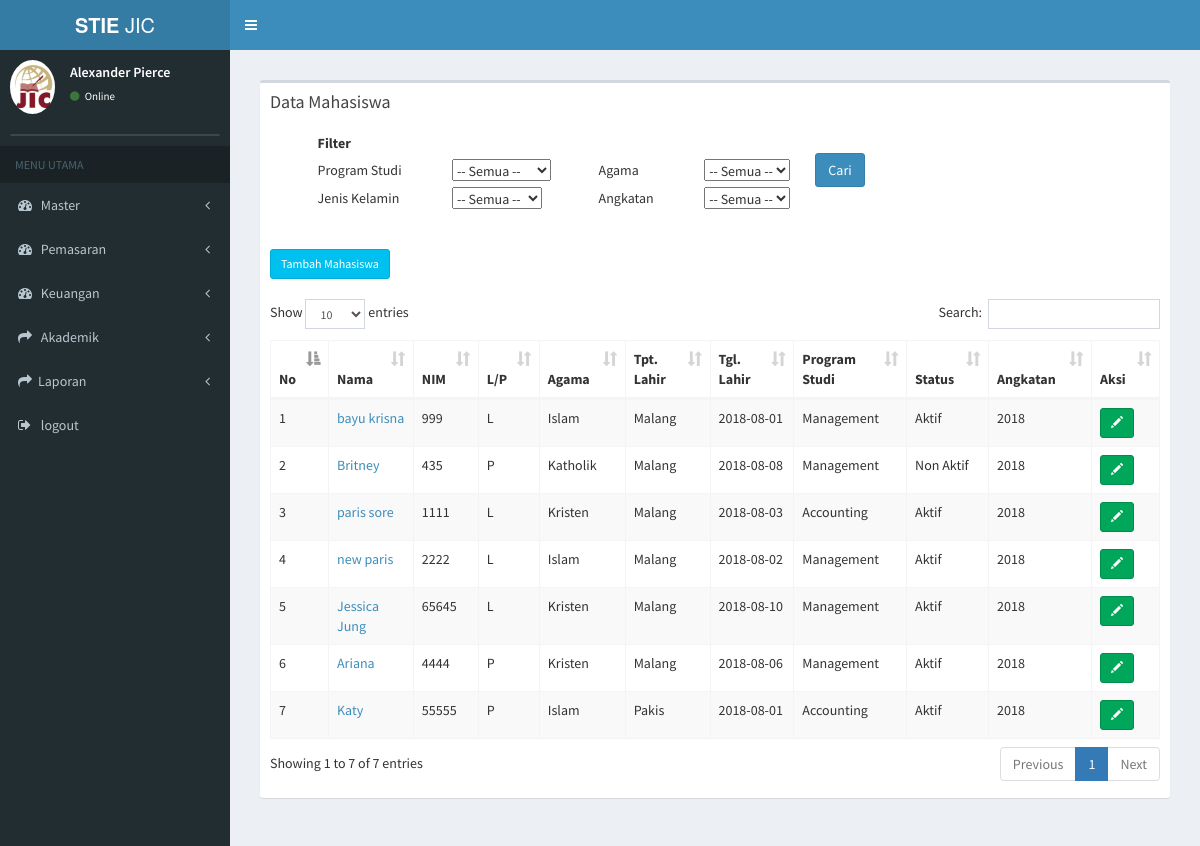
The app's page /index.php/mahasiswa/data_mahasiswa, older data.
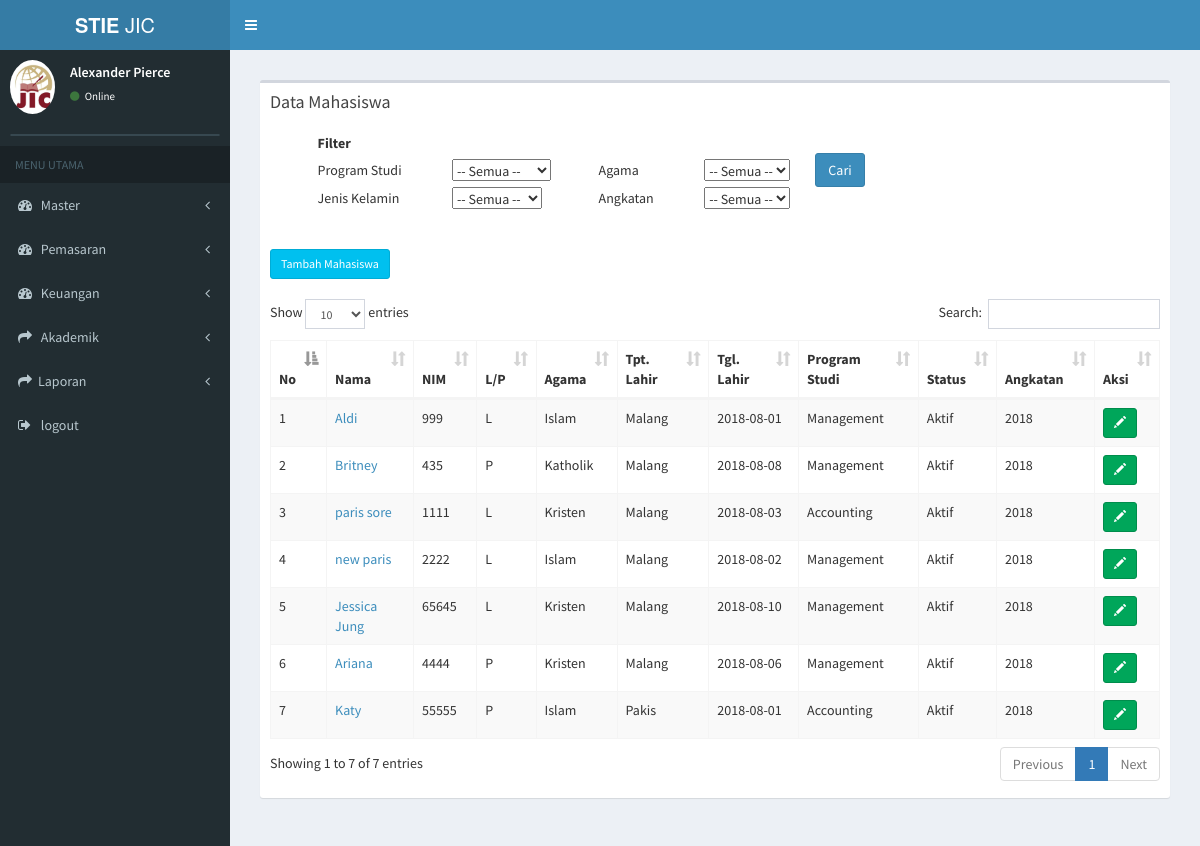
The same page, newer data.
### tables this page shows
CREATE TABLE `tb_mahasiswa` (
  `id_mahasiswa` varchar(7) NOT NULL,
  `id_du` varchar(15) NOT NULL,
  `nama_mahasiswa` varchar(50) NOT NULL,
  `nim` varchar(15) NOT NULL,
  `id_status` varchar(2) NOT NULL,
  `id_konsentrasi` varchar(7) NOT NULL,
  `id_hasil_tes` varchar(7) NOT NULL,
  `id_sekolah` varchar(6) NOT NULL,
  `id_waktu` int(2) NOT NULL,
  `id_grade` varchar(2) NOT NULL,
  `semester_aktif` int(1) NOT NULL
);

CREATE TABLE `tb_status_mhs` (
  `id_status` int(2) NOT NULL,
  `status_mhs` varchar(20) NOT NULL
);

CREATE TABLE `tb_bio` (
  `id_mahasiswa` varchar(10) NOT NULL,
  `jenis_kelamin` varchar(10) NOT NULL,
  `tempat_lahir` varchar(30) NOT NULL,
  `tanggal_lahir` date NOT NULL,
  `agama` varchar(20) NOT NULL,
  `foto_mahasiswa` text NOT NULL,
  `angkatan` varchar(4) NOT NULL
);

CREATE TABLE `tb_prodi` (
  `id_prodi` varchar(6) NOT NULL,
  `nama_prodi` varchar(20) NOT NULL,
  `ketua_prodi` varchar(50) NOT NULL
);

### application/controllers/mahasiswa.php (called while the page is built, shortened)
<?php
class Mahasiswa extends CI_Controller {
	public function __construct()
	{
		$this->load->model('mahasiswa_model');
		$this->load->model('daftar_ulang_model');
		$this->load->model('konsentrasi_model');
		$this->load->model('kurikulum_model');
	}
	public function data_mahasiswa()
	{
			$data['mahasiswa'] = $this->mahasiswa_model->data_mahasiswa_dikti();
			$data['drop_down_prodi'] = $this->konsentrasi_model->get_prodi();
			$data['main_view'] = 'Mahasiswa/mahasiswa_view';
			$this->load->view('template', $data);
	}
}

### index.php (called while the page is built, shortened)
<?php
require_once BASEPATH.'core/CodeIgniter.php';

### application/models/mahasiswa_model.php (called while the page is built, shortened)
<?php
class Mahasiswa_model extends CI_Model {
  public function data_mahasiswa_dikti(){
    $this->db->select('*');
     $this->db->from('tb_mahasiswa');
     $this->db->join('tb_konsentrasi','tb_konsentrasi.id_konsentrasi=tb_mahasiswa.id_konsentrasi');
     $this->db->join('tb_prodi','tb_prodi.id_prodi=tb_konsentrasi.id_prodi');
     $this->db->join('tb_bio','tb_bio.id_mahasiswa=tb_mahasiswa.id_mahasiswa');
     $this->db->join('tb_status_mhs','tb_status_mhs.id_status=tb_mahasiswa.id_status');
     $query = $this->db->get();
     return $query->result();
  }
}

### application/views/Mahasiswa/mahasiswa_view.php (the view, shortened to what the changed rows need)
<section class="content">
      <div class="row">
        <div class="col-xs-12">
          <div class="box">
            <div class="box-body">
              <table class="">
                <tbody>
                  <form method="get" action="<?php echo base_url("mahasiswa/filter_mahasiswa/")?>">
                  <tr>
                    <th>&nbsp;&nbsp;&nbsp;&nbsp;&nbsp;&nbsp;&nbsp;&nbsp;&nbsp;&nbsp;&nbsp;&nbsp;&nbsp;&nbsp;&nbsp;&nbsp;&nbsp;Filter</th>
                  </tr>
                </tbody>
              </table>
              <br>
              <br>
              <table id="example1" class="table table-bordered table-striped">
                 <a href="<?php echo base_url(); ?>mahasiswa/page_tambah_mahasiswa" class="btn btn-info btn-sm" > Tambah Mahasiswa</a> <br> <br>
                <thead>
                <tr>
                  <th>No</th>
                  <th>Nama</th>
                  <th>NIM</th>
                  <th>L/P</th>
                  <th>Agama</th>
                  <th>Tpt. Lahir </th>
                  <th>Tgl. Lahir </th>
                  <th>Program Studi</th>
                  <th>Status</th>
                  <th>Angkatan</th>
                  <th>Aksi</th>
                </tr>
                </thead>
                <tbody>
                <?php
               $no = 0;
                foreach ($mahasiswa as $data) {
                  if ($data->id_status == 19) {
                    $status = 'Aktif';}
                    else if ($data->id_status == 1){
                      $status = 'Aktif';
                    } else {
                      $status = $data->status_mhs;
                    }
                  if ($data->id_status != 12) {
                  echo '
                <tr>
                  <td>'.++$no.'</td>
                  <td><a href="'.base_url('mahasiswa/lihat_mahasiswa_dikti/'.$data->id_mahasiswa).'")>'.$data->nama_mahasiswa.'</a></td>
                  <td>'.$data->nim.'</td>
                  <td>'.$data->jenis_kelamin.'</td>
                  <td>'.$data->agama.'</td>
                  <td>'.$data->tempat_lahir.'</td>
                  <td>'.$data->tanggal_lahir.'</td>
                  <td>'.$data->nama_prodi.'</td>
                  <td>'.$status.'</td>
                  <td>'.$data->angkatan.'</td>
                  <td>
                    <a href="'.base_url('mahasiswa/detail_mahasiswa_dikti/'.$data->id_mahasiswa).'" class="btn btn-success  btn-sm"><i class="glyphicon glyphicon-pencil"></i><span class="tooltiptext">Detail Mahasiswa</span></a>
                  </td>
                </tr>
                ';
                  }
              }
              ?>
                </tbody>
              </table>
            </div>
          </div>
        </div>
      </div>
    </section>

Row changes from the older to the newer data that the page shows:
changed tb_mahasiswa: nama_mahasiswa "bayu krisna" → "Aldi"
changed tb_mahasiswa "Britney": id_status.id_status "Non Aktif" → "Aktif"
